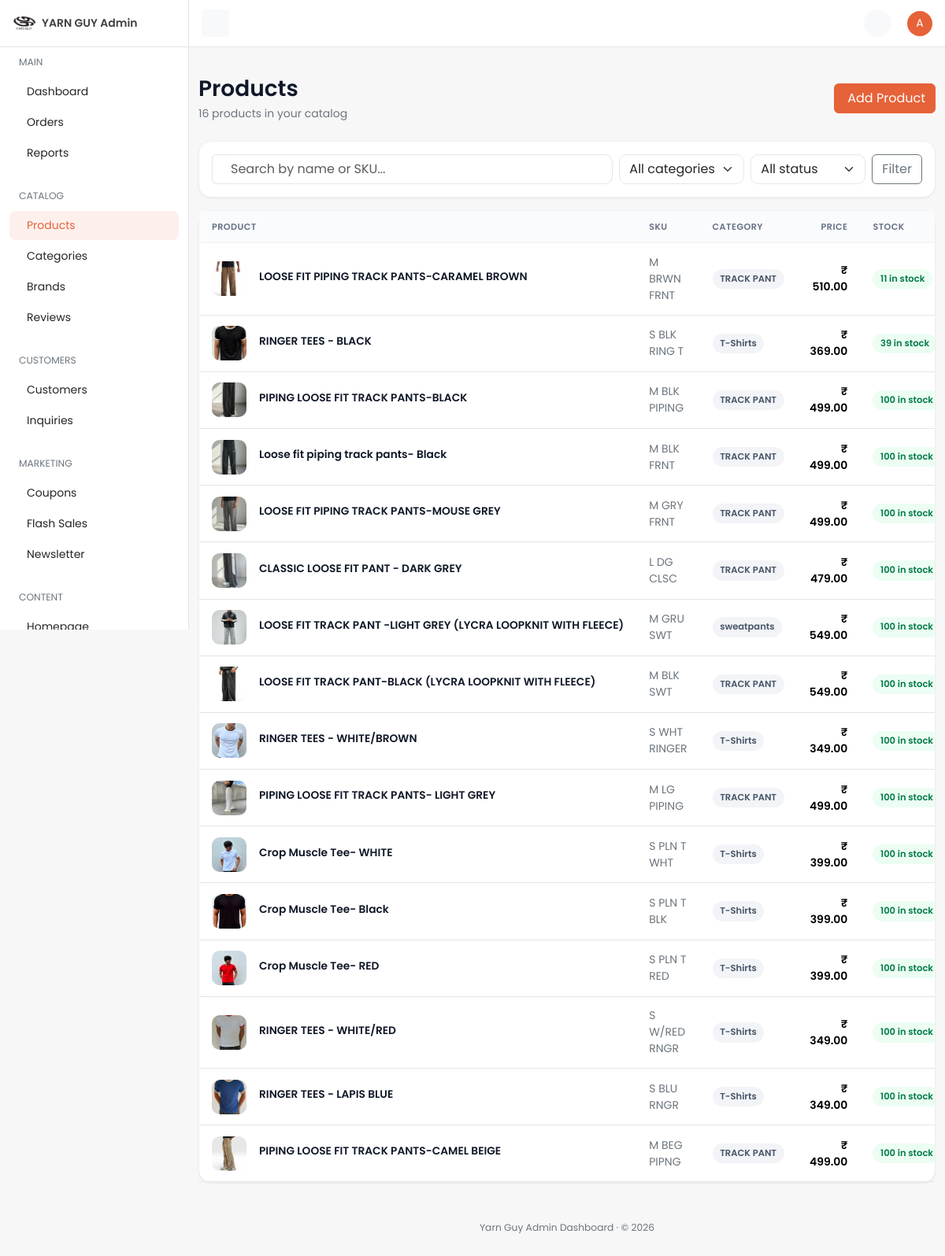
/dashboard/product/ (signed in), run on an earlier commit of the app's database.
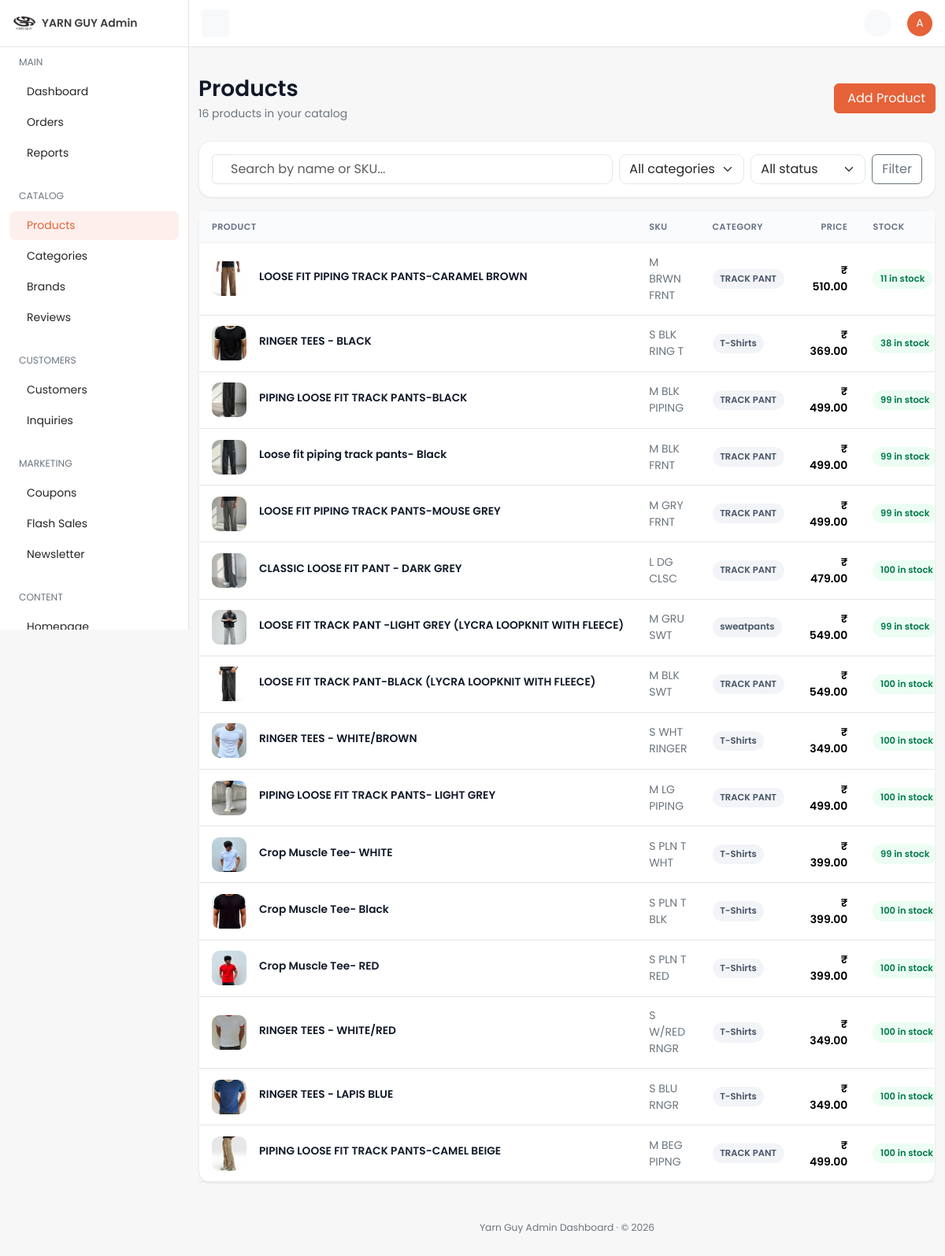
And on a later commit of the database.
### catalog/models.py (models this page shows, shortened)
class Product(TimeStampedModel):
    name = models.CharField(max_length=255, verbose_name="Name")
    slug = models.SlugField(
        max_length=255,
        unique=True,
        db_index=True,
        verbose_name="Slug",
    )
    sku = models.CharField(
        max_length=64,
        unique=True,
        db_index=True,
        verbose_name="SKU",
        help_text="Stock keeping unit identifier.",
    )
    category = models.ForeignKey(
        Category,
        on_delete=models.PROTECT,
        related_name="products",
        verbose_name="Category",
    )
    brand = models.ForeignKey(
        Brand,
        on_delete=models.SET_NULL,
        null=True,
        blank=True,
        related_name="products",
        verbose_name="Brand",
    )
    base_price = models.DecimalField(
        max_digits=12,
        decimal_places=2,
        verbose_name="Base price",
        help_text="Default price before variant deltas.",
    )
    mrp = models.DecimalField(max_digits=12, decimal_places=2, verbose_name="MRP")
    purchase_price = models.DecimalField(max_digits=12, decimal_places=2, verbose_name="Purchase Price")
    is_rental = models.BooleanField(default=False, db_index=True, verbose_name="Is Rental Eligible")
    rental_price = models.DecimalField(max_digits=12, decimal_places=2, null=True, blank=True, verbose_name="Rental Price")
    show_rental_storefront = models.BooleanField(default=True, db_index=True, verbose_name="Show Rental in Storefront")
    color = models.CharField(
        max_length=50,
        blank=True,
        db_index=True,
        verbose_name="Color",
        help_text="Primary color for PLP color-filter chips.",
    )
    is_active = models.BooleanField(
        default=True,
        db_index=True,
        verbose_name="Is active",
    )
    is_featured = models.BooleanField(
        default=False,
        db_index=True,
        verbose_name="Is featured",
    )
    is_bestseller = models.BooleanField(
        default=False,
        db_index=True,
        verbose_name="Is bestseller",
    )
    is_new_arrival = models.BooleanField(
        default=False,
        db_index=True,
        verbose_name="Is new arrival",
    )
    stock_quantity = models.PositiveIntegerField(
        default=0,
        verbose_name="Stock quantity",
    )
    meta_title = models.CharField(max_length=70, blank=True, verbose_name="Meta title")
    meta_description = models.CharField(max_length=160, blank=True, verbose_name="Meta description")
    og_image = models.ImageField(
        upload_to="seo/products/",
        blank=True,
        null=True,
        verbose_name="Open Graph image",
    )
    low_stock_threshold = models.PositiveIntegerField(
        default=5,
        verbose_name="Low stock threshold",
        help_text="Triggers low-stock alerts when stock falls at or below this value.",
    )
    class Meta:
        verbose_name = "Product"
        verbose_name_plural = "Products"
        indexes = [
            models.Index(
                fields=["is_active", "category_id"],
                name="cat_prod_active_category_idx",
            ),
            models.Index(
                fields=["is_active", "is_bestseller"],
                name="cat_prod_active_bestseller_idx",
            ),
            models.Index(fields=["is_active", "is_new_arrival"], name="cat_prod_active_new_idx"),
            models.Index(
                fields=["is_active", "is_featured"], name="cat_prod_featured_idx"
            ),
        ]
    @property
    def price(self):
        return self.base_price
    @price.setter
    def price(self, value):
        self.base_price = value

class Category(TimeStampedModel):
    name = models.CharField(
        max_length=120,
        verbose_name="Name",
        help_text="Display name of the category.",
    )
    slug = models.SlugField(
        max_length=120,
        unique=True,
        db_index=True,
        verbose_name="Slug",
        help_text="URL-friendly category identifier.",
    )
    meta_title = models.CharField(max_length=70, blank=True, verbose_name="Meta title")
    meta_description = models.CharField(max_length=160, blank=True, verbose_name="Meta description")
    og_image = models.ImageField(
        upload_to="seo/categories/",
        blank=True,
        null=True,
        verbose_name="Open Graph image",
    )
    parent = models.ForeignKey(
        "self",
        on_delete=models.SET_NULL,
        null=True,
        blank=True,
        related_name="children",
        verbose_name="Parent category",
        help_text="Parent node in the category tree; null for top-level.",
    )
    display_order = models.PositiveIntegerField(
        default=0,
        verbose_name="Display order",
        help_text="Lower values appear first in navigation.",
    )
    is_active = models.BooleanField(
        default=True,
        db_index=True,
        verbose_name="Is active",
        help_text="When False, category is hidden from the storefront.",
    )
    class Meta:
        verbose_name = "Category"
        verbose_name_plural = "Categories"
        ordering = ["display_order", "name"]
        indexes = [
            models.Index(fields=["is_active"], name="cat_category_is_active_idx"),
        ]

### dashboard/views/catalog.py (the view)
# urls.py: path("product/", catalog.ProductListView.as_view(), name="product-list"),
class ProductListView(DashboardListView):
    model = Product
    template_name = "dashboard/catalog/product_list.html"
    nav_section = "products"
    url_basename = "product"
    singular_name = "Product"
    plural_name = "Products"
    search_fields = ["name", "sku"]
    select_related = ["category", "brand"]
    prefetch_related = ["images"]
    paginate_by = 20
    def get_queryset(self):
        qs = super().get_queryset()
        status = self.request.GET.get("status", "")
        if status == "active":
            qs = qs.filter(is_active=True)
        elif status == "inactive":
            qs = qs.filter(is_active=False)
        elif status == "low":
            qs = qs.filter(stock_quantity__lte=F("low_stock_threshold"))
        elif status == "out":
            qs = qs.filter(stock_quantity=0)
        category = self.request.GET.get("category", "")
        if category.isdigit():
            qs = qs.filter(category_id=int(category))
        return qs
    def get_context_data(self, **kwargs):
        context = super().get_context_data(**kwargs)
        default_currency = Currency.objects.filter(is_default=True).first()
        context["currency_symbol"] = default_currency.symbol if default_currency else ""
        context["categories"] = Category.objects.order_by("name")
        context["status_filter"] = self.request.GET.get("status", "")
        context["category_filter"] = self.request.GET.get("category", "")
        return context

### cart/selectors.py (called while the page is built)
def get_cart_for_request(*, request: HttpRequest) -> Optional[Cart]:
    if hasattr(request, _CART_CACHE_ATTR):
        return getattr(request, _CART_CACHE_ATTR)
    if not request.session.session_key:
        request.session.create()
    session_key = request.session.session_key
    cart = None
    if request.user.is_authenticated and hasattr(request.user, "customer_profile"):
        cart = (
            Cart.objects.filter(customer_profile=request.user.customer_profile)
            .select_related("currency")
            .first()
        )
    if cart is None:
        cart = (
            Cart.objects.filter(session_key=session_key)
            .select_related("currency")
            .first()
        )
    setattr(request, _CART_CACHE_ATTR, cart)
    return cart

def get_cart_item_count(*, cart: Cart | None) -> int:
    if cart is None:
        return 0
    total = CartItem.objects.filter(cart=cart).aggregate(total=Sum("quantity"))["total"]
    return int(total or 0)

def get_cart_count(*, request: HttpRequest) -> int:
    cart = get_cart_for_request(request=request)
    return get_cart_item_count(cart=cart)

### dashboard/templates/dashboard/catalog/product_list.html (shortened to what this page needs)
{% extends "dashboard/base.html" %}
{% load dashboard_extras %}
{% block page_title %}Products{% endblock %}
{% block breadcrumbs %}<p class="mb-0 text-secondary">{{ paginator.count }} product{{ paginator.count|pluralize }} in your catalog</p>{% endblock %}
{% block page_actions %}
<a href="{{ create_url }}" class="btn btn-primary">Add Product</a>
{% endblock %}
{% block content %}
<div class="card mb-3">
  <div class="card-body">
    <form method="get" class="row g-2 align-items-center">
      <div class="col-12 col-md">
        <div class="input-group">
          <span class="input-group-text bg-transparent border-end-0"></span>
          <input type="text" name="q" value="{{ search_query }}" class="form-control border-start-0 ps-0"
                 placeholder="Search by name or SKU..." />
        </div>
      </div>
      <div class="col-6 col-md-auto">
        <select name="category" class="form-select" onchange="this.form.submit()">
          <option value="">All categories</option>
        </select>
      </div>
      <div class="col-6 col-md-auto">
        <select name="status" class="form-select" onchange="this.form.submit()">
          <option value="">All status</option>
        </select>
      </div>
      <div class="col-12 col-md-auto d-grid d-md-block">
        <button type="submit" class="btn btn-outline-secondary">Filter</button>
      </div>
    </form>
  </div>
</div>
<div class="card">
  <div class="table-responsive">
    <table class="table data-table align-middle mb-0">
      <thead>
        <tr>
          <th>Product</th>
          <th>SKU</th>
          <th>Category</th>
          <th class="text-end">Price</th>
          <th>Stock</th>
        </tr>
      </thead>
      <tbody>
        {% for obj in objects %}
        <tr>
          <td>
            <div class="d-flex align-items-center gap-3">
              {% with img=obj|primary_image %}
              {% if img %}<img src="{{ img }}" class="thumb" alt="">{% else %}<span class="thumb thumb-fallback">{{ obj.name|first|upper }}</span>{% endif %}
              {% endwith %}
              <div class="list-main">
                <p class="list-title mb-0">{{ obj.name }}</p>
              </div>
            </div>
          </td>
          <td><span class="text-secondary">{{ obj.sku }}</span></td>
          <td>{% if obj.category_id %}<span class="pill pill-gray">{{ obj.category.name }}</span>{% else %}<span class="text-secondary">—</span>{% endif %}</td>
          <td class="text-end fw-semibold">{{ currency_symbol }} {{ obj.base_price|floatformat:2 }}</td>
          <td>
            {% if obj.stock_quantity == 0 %}
              <span class="pill pill-red">Out of stock</span>
            {% elif obj.stock_quantity <= obj.low_stock_threshold %}
              <span class="pill pill-amber">{{ obj.stock_quantity }} left</span>
            {% else %}
              <span class="pill pill-green">{{ obj.stock_quantity }} in stock</span>
            {% endif %}
          </td>
        </tr>
        {% endfor %}
      </tbody>
    </table>
  </div>
</div>
{% endblock %}

What changed in the data, as far as the page shows it:
changed Product "S BLK RING T": stock_quantity "39" → "38"
changed Product "M BLK PIPING": stock_quantity "100" → "99"
changed Product "M BLK FRNT": stock_quantity "100" → "99"
changed Product "M GRY FRNT": stock_quantity "100" → "99"
changed Product "M GRU SWT": stock_quantity "100" → "99"
changed Product "S PLN T WHT": stock_quantity "100" → "99"
